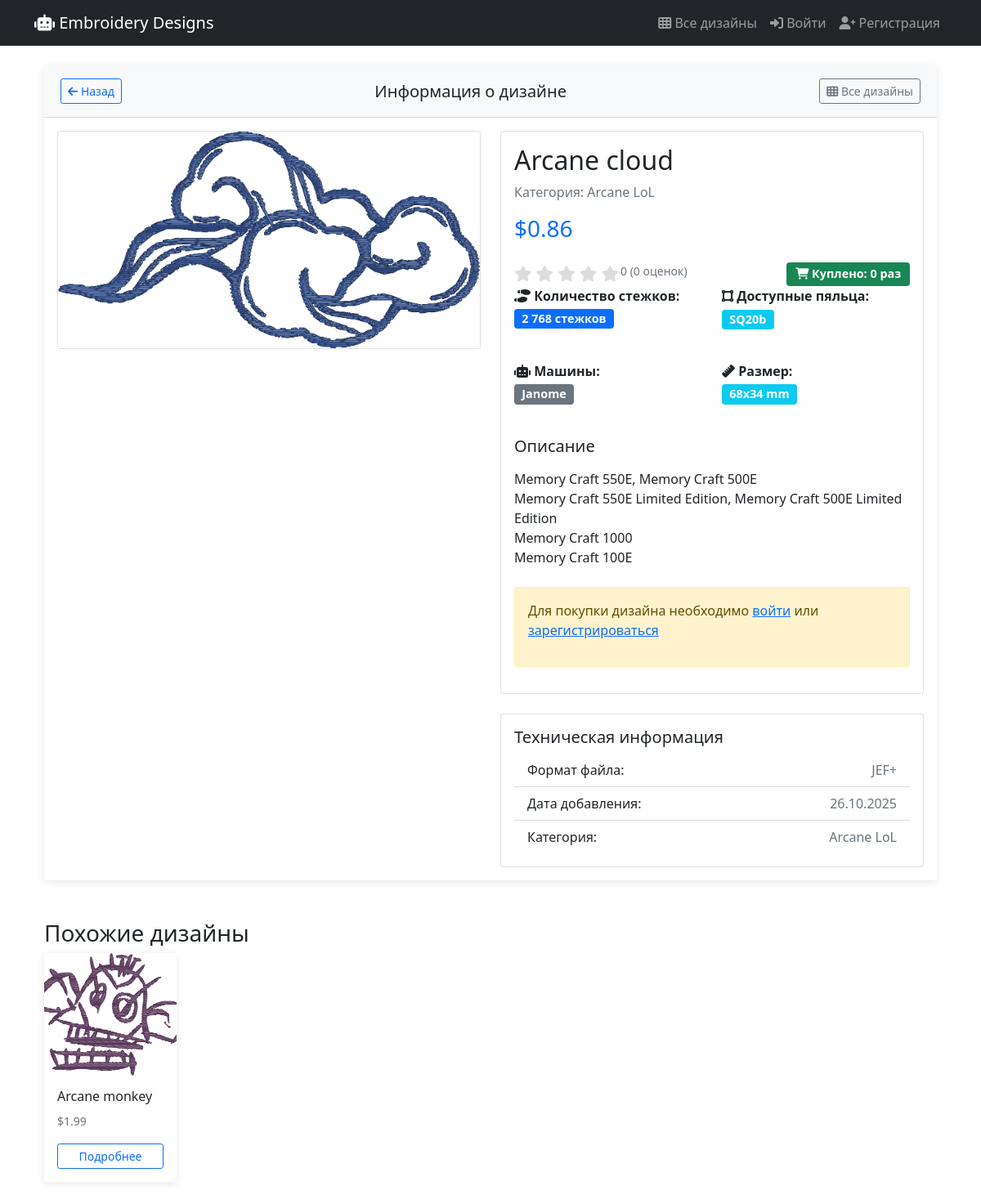
Page /design/3/ on the committed database.
### designs/models.py (models this page shows, shortened)
class Design(models.Model):
    MACHINE_CHOICES = [
        ('janome', 'Janome'),
        ('brother', 'Brother'),
        ('both', 'Both'),
    ]
    title = models.CharField(max_length=200)
    description = models.TextField()
    price = models.DecimalField(max_digits=10, decimal_places=2)
    category = models.ForeignKey(Category, on_delete=models.CASCADE)
    machine_type = models.CharField(max_length=10, choices=MACHINE_CHOICES)
    design_width = models.IntegerField(help_text="Ширина дизайна в мм", default=100)
    design_height = models.IntegerField(help_text="Высота дизайна в мм", default=100)
    stitch_count = models.IntegerField(
        default=0,
        help_text="Общее количество стежков в дизайне"
    )
    design_size = models.CharField(
        max_length=100,
        help_text="Размер дизайна в мм (например: 100x100)",
        blank=True,
        default="100x100"
    )
    compatible_hoops = models.ManyToManyField(
        HoopSize,
        blank=True,
        verbose_name="Совместимые пяльца",
        help_text="Выберите пяльца, для которых подходит этот дизайн"
    )
    image_preview = models.ImageField(upload_to='designs/previews/')
    plus_storage = PlusFriendlyStorage()
    design_file = models.FileField(
        upload_to=upload_to_original,
        storage=plus_storage,
        validators=[validate_embroidery_file]
    )
    created_at = models.DateTimeField(auto_now_add=True)
    updated_at = models.DateTimeField(auto_now=True)
    is_active = models.BooleanField(default=True)
    class Meta:
        ordering = ['-created_at']
    def get_stitch_count_display(self):
        if self.stitch_count >= 1000:
            return f"{self.stitch_count:,} стежков".replace(',', ' ')
        return f"{self.stitch_count} стежков"
    def get_file_extension(self):
        if self.design_file:
            ext = os.path.splitext(self.design_file.name)[1]
            return ext.upper().replace('.', '')
        return ""
    def get_rating_stats(self):
        ratings = DesignRating.objects.filter(design=self)
        if not ratings.exists():
            return {
                'average': 0,
                'count': 0,
                'distribution': {1: 0, 2: 0, 3: 0, 4: 0, 5: 0}
            }
    def get_purchase_count(self):
        return Purchase.objects.filter(design=self).count()

class Category(models.Model):
    name = models.CharField(max_length=100)
    slug = models.SlugField(unique=True)

class HoopSize(models.Model):
    HOOP_CHOICES = [
        ('RE36b', 'RE36b (200×360 мм)'),
        ('RE28b', 'RE28b (200×280 мм)'),
        ('SQ20b', 'SQ20b (200×200 мм)'),
        ('RE20b', 'RE20b (140×200 мм)'),
        ('SQ14b', 'SQ14b (140×140 мм)'),
        ('RE10b', 'RE10b (100×40 мм)'),
        ('ASQ18b', 'ASQ18b (184×184 мм)'),
        ('SQ10e', 'SQ10e (100×100 мм)'),
    ]
    code = models.CharField(max_length=10, choices=HOOP_CHOICES, unique=True)
    name = models.CharField(max_length=50)
    width = models.IntegerField(help_text="Ширина в мм")
    height = models.IntegerField(help_text="Высота в мм")
    compatible_machines = models.TextField(help_text="Совместимые модели машин")
    class Meta:
        verbose_name = 'Размер пялец'
        verbose_name_plural = 'Размеры пялец'

### designs/views.py (the view)
# urls.py: path('design/<int:design_id>/', views.item_info, name='item_info'),
def item_info(request, design_id):
    design = get_object_or_404(Design, id=design_id, is_active=True)
    purchased = False
    if request.user.is_authenticated:
        purchased = Purchase.objects.filter(
            user=request.user,
            design=design
        ).exists()
    similar_designs = Design.objects.filter(
        category=design.category,
        is_active=True
    ).exclude(id=design.id)[:6]
    context = {
        'design': design,
        'purchased': purchased,
        'similar_designs': similar_designs,
    }
    return render(request, 'designs/item_info.html', context)

### designs/templates/designs/item_info.html (shortened to what this page needs)
{% extends 'base.html' %}
{% load static %}
{% block content %}
<div class="container">
    <div class="row">
        <div class="col-12">
            <div class="card">
                <div class="card-header bg-light">
                    <div class="d-flex justify-content-between align-items-center">
                        <button onclick="window.history.back()" class="btn btn-outline-primary btn-sm">
                            <i class="fas fa-arrow-left"></i> Назад
                        </button>
                        <h5 class="mb-0">Информация о дизайне</h5>
                        <a href="{% url 'design_list' %}" class="btn btn-outline-secondary btn-sm">
                            <i class="fas fa-th"></i> Все дизайны
                        </a>
                    </div>
                </div>
                <div class="card-body">
                    <div class="row">
                        <div class="col-md-6">
                            <div class="card">
                                <img src="{{ design.image_preview.url }}" class="card-img-top" alt="{{ design.title }}" style="max-height: 500px; object-fit: contain;">
                            </div>
                        </div>
                        <div class="col-md-6">
                            <div class="card">
                                <div class="card-body">
                                    <h1 class="card-title h2">{{ design.title }}</h1>
                                    <p class="text-muted">Категория: {{ design.category.name }}</p>
                                    <div class="mb-4">
                                        <h3 class="text-primary">${{ design.price }}</h3>
                                    </div>
                                    <div class="rating-stats mb-4">
                                        <div class="row align-items-center">
                                            <div class="col-md-6">
                                                <div class="d-flex align-items-center">
                                                    <div class="rating-stars me-3">
                                                        {% with stats=design.get_rating_stats %}
                                                        <div class="star-rating" data-design-id="{{ design.id }}">
                                                            {% for i in "12345" %}
                                                                {% with i=i|add:0 %}
                                                                <span class="star {% if i <= stats.average %}filled{% endif %}"
                                                                        data-rating="{{ i }}">
                                                                    <i class="fas fa-star"></i>
                                                                </span>
                                                                {% endwith %}
                                                            {% endfor %}
                                                        </div>
                                                        <small class="text-muted">
                                                            {{ stats.average|default:0 }} ({{ stats.count }} оценок)
                                                        </small>
                                                        {% endwith %}
                                                    </div>
                                                </div>
                                            </div>
                                            <div class="col-md-6">
                                                <div class="purchase-stats text-end">
                                                    <span class="badge bg-success">
                                                        <i class="fas fa-shopping-cart"></i>
                                                        Куплено: {{ design.get_purchase_count }} раз
                                                    </span>
                                                </div>
                                            </div>
                                        </div>
                                        <div class="design-specs mb-4">
                                            <div class="row">
                                                <div class="col-md-6">
                                                    <div class="info-item">
                                                        <strong><i class="fas fa-shoe-prints"></i> Количество стежков:</strong>
                                                        <br>
                                                        <span class="badge bg-primary mt-1">{{ design.get_stitch_count_display }}</span>
                                                    </div>
                                                </div>
                                                <div class="col-md-6">
                                                    <div class="info-item">
                                                        <strong><i class="fas fa-vector-square"></i> Доступные пяльца:</strong>
                                                        <br>
                                                        <div class="mt-1">
                                                            {% for hoop in design.compatible_hoops.all %}
                                                            <span class="badge bg-info me-1" title="{{ hoop.compatible_machines }}">
                                                                {{ hoop.code }}
                                                            </span>
                                                            {% empty %}
                                                            <span class="text-muted">Не указано</span>
                                                            {% endfor %}
                                                        </div>
                                                    </div>
                                                </div>
                                            </div>
                                        </div>
                                    </div>
                                    <div class="design-info mb-4">
                                        <div class="row">
                                            <div class="col-6">
                                                <div class="info-item">
                                                    <strong><i class="fas fa-robot"></i> Машины:</strong>
                                                    <br>
                                                    <span class="badge bg-secondary mt-1">{{ design.get_machine_type_display }}</span>
                                                </div>
                                            </div>
                                            <div class="col-6">
                                                <div class="info-item">
                                                    <strong><i class="fas fa-ruler"></i> Размер:</strong>
                                                    <br>
                                                    <span class="badge bg-info mt-1">{{ design.design_size }} mm</span>
                                                </div>
                                            </div>
                                        </div>
                                    </div>
                                    <div class="description mb-4">
                                        <h5>Описание</h5>
                                        <p class="card-text">{{ design.description|linebreaks }}</p>
                                    </div>
                                    <div class="action-buttons">
                                        {% if user.is_authenticated %}
                                            {% if purchased %}
                                                <button class="btn btn-success btn-lg w-100" disabled>
                                                    <i class="fas fa-check"></i> Уже куплено
                                                </button>
                                                <div class="text-center mt-2">
                                                    <a href="{% url 'my_designs' %}" class="btn btn-outline-primary">
                                                        <i class="fas fa-download"></i> Скачать в личном кабинете
                                                    </a>
                                                </div>
                                            {% else %}
                                                <a href="{% url 'create_payment' design.id %}" class="btn btn-primary btn-lg w-100">
                                                    <i class="fas fa-shopping-cart"></i> Купить за ${{ design.price }}
                                                </a>
                                            {% endif %}
                                        {% else %}
                                            <div class="alert alert-warning">
                                                <p>Для покупки дизайна необходимо <a href="{% url 'login' %}">войти</a> или <a href="{% url 'register' %}">зарегистрироваться</a></p>
                                            </div>
                                        {% endif %}
                                    </div>
                                </div>
                            </div>
                            <div class="card mt-4">
                                <div class="card-body">
                                    <h5 class="card-title">Техническая информация</h5>
                                    <ul class="list-group list-group-flush">
                                        <li class="list-group-item d-flex justify-content-between">
                                            <span>Формат файла:</span>
                                            <span class="text-muted">{{ design.get_file_extension }}</span>
                                        </li>
                                        <li class="list-group-item d-flex justify-content-between">
                                            <span>Дата добавления:</span>
                                            <span class="text-muted">{{ design.created_at|date:"d.m.Y" }}</span>
                                        </li>
                                        <li class="list-group-item d-flex justify-content-between">
                                            <span>Категория:</span>
                                            <span class="text-muted">{{ design.category.name }}</span>
                                        </li>
                                    </ul>
                                </div>
                            </div>
                        </div>
                    </div>
                </div>
            </div>
        </div>
    </div>
    {% if similar_designs %}
    <div class="row mt-5">
        <div class="col-12">
            <h3>Похожие дизайны</h3>
            <div class="row">
                {% for similar in similar_designs %}
                <div class="col-xl-2 col-lg-3 col-md-4 col-sm-6 mb-3">
                    <div class="card h-100">
                        <img src="{{ similar.image_preview.url }}" class="card-img-top" alt="{{ similar.title }}" style="height: 150px; object-fit: cover;">
                        <div class="card-body">
                            <h6 class="card-title">{{ similar.title|truncatewords:4 }}</h6>
                            <p class="card-text"><small class="text-muted">${{ similar.price }}</small></p>
                            <a href="{% url 'item_info' similar.id %}" class="btn btn-sm btn-outline-primary w-100">Подробнее</a>
                        </div>
                    </div>
                </div>
                {% endfor %}
            </div>
        </div>
    </div>
    {% endif %}
</div>
{% endblock %}

### rows in the picture
Design: image_preview (picture), title "Arcane cloud", category.name "Arcane LoL", price "0.86", get_purchase_count "0", stitch_count "2 768 стежков", machine_type "Janome", design_size "68x34", description "Memory Craft 550E, Memory Craft 500E Memory Craft 550E Limited Edition, Memory Craft 500E Limited Edition Memory Craft 1000 Memory Craft 100E", get_file_extension "JEF+", created_at "26.10.2025"
HoopSize: code "SQ20b"
Design: image_preview (picture), title "Arcane monkey", price "1.99"

### other values in the picture
{{ stats.average|default:0 }} "0"
{{ stats.count }} "0"
